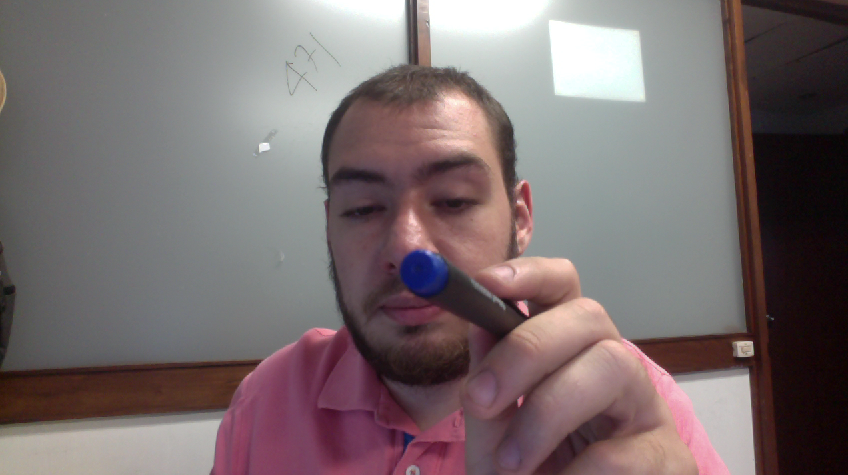
%> input picture me.png, 848 x 475 px
$ octave single.m   (GNU Octave 9; MATLAB toolbox functions it lacks are replaced by stand-ins)
%> lines starting %> are read from the running program, lines starting %| are printed output that depends on the picture; in (x1, y1, x2, y2) boxes, pixels count from 0 and x2, y2 are one past the last pixel; in counts of white or black regions, pixels touching at a corner belong together; the program's own positions count from 1


% Get the snapshot of the current frame
data = imread('me.png');
%> data is the input picture: size 475x848x3 uint8; mean R, G, B 121.3, 109, 110.2
figure(1);imshow(data);
% we have to subtract the blue component
% from the grayscale image to extract the blue components in the image.
diff_im = imsubtract(data(:,:,3), rgb2gray(data));
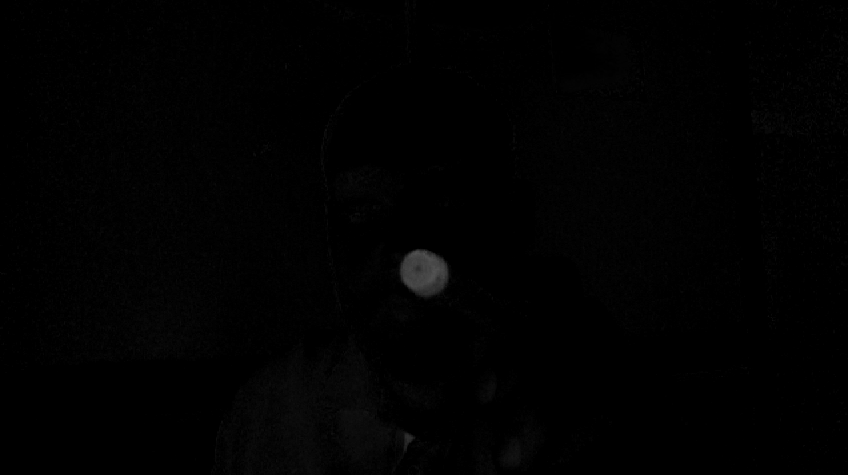
%> diff_im: size 475x848 uint8; min 0, max 83, mean 1.4
figure(2);imshow(diff_im);
%Use a median filter to filter out noise
%each pixel became the median value in a 3-by-3 neighborhood
diff_im = medfilt2(diff_im, [3 3]);
figure(3);imshow(diff_im);
% Convert the resulting grayscale image into a binary image.
% reference https://la.mathworks.com/help/images/ref/im2bw.html
diff_im = im2bw(diff_im,0.18);
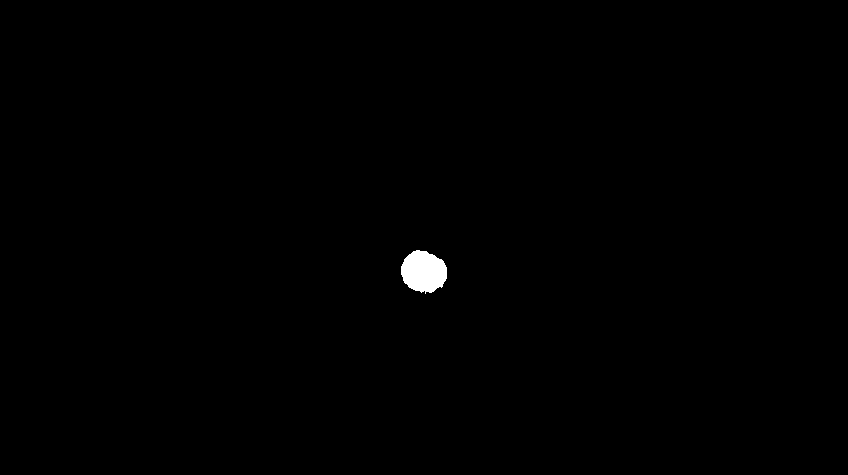
%> diff_im: size 475x848 logical; 0.37% white; 1 white region, box (x1, y1, x2, y2) and area: (401, 250, 447, 294) 1506
diff_imbinary = diff_im;
figure(4);imshow(diff_im);

% Remove all objects who have pixels less than 300px in a binary image
diff_im = bwareaopen(diff_im,300);
figure(5);imshow(diff_im);
% Label all the connected components in the image.
bw = bwlabel(diff_im, 8);
%> bw: size 475x848 double; values 0 (black) and 1 (white), 0.37% white; 1 white region
figure(6);imshow(diff_im);
% Here we do the image blob analysis.
% We get a set of properties for each labeled region.
stats = regionprops(bw, 'BoundingBox', 'Centroid');
%> stats = 1 region; box (x1, y1, x2, y2) and Centroid: (401, 250, 447, 294) [424.3 272.3]

figure(7);imshow(data);
hold on
%This is a loop to bound the red objects in a rectangular box.
for object = 1:length(stats)
    bb = stats(object).BoundingBox;
    bc = stats(object).Centroid;
    %drawObj = [drawObj;[bc(2),bc(1)]];
    rectangle('Position',bb,'EdgeColor','r','LineWidth',2)
    plot(bc(1),bc(2), '-m+')
    a=text(bc(1)+15,bc(2), strcat('X: ', num2str(round(bc(1))), '    Y: ', num2str(round(bc(2)))));
    set(a, 'FontName', 'Arial', 'FontWeight', 'bold', 'FontSize', 12, 'Color', 'yellow');
end
%> this loop made 1 pass
%> (bb, bc) on pass 1: ([401.5 250.5 46 44], [424.3 272.3])
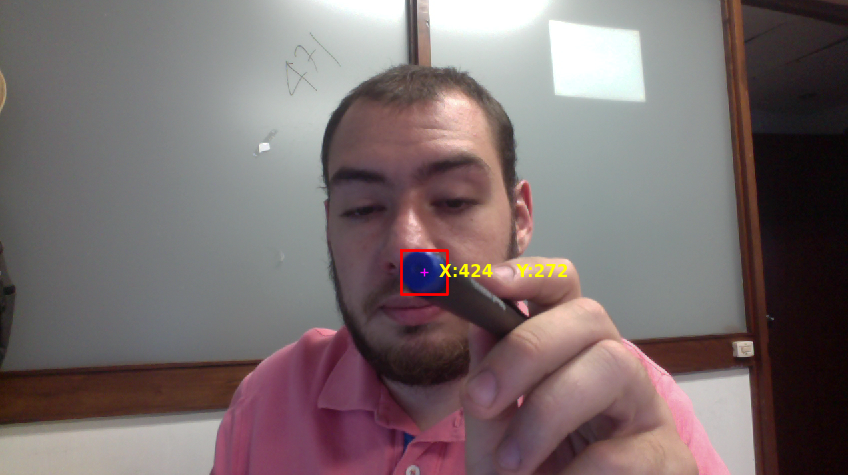
%> figure redrawn from the program's plot data
hold off
